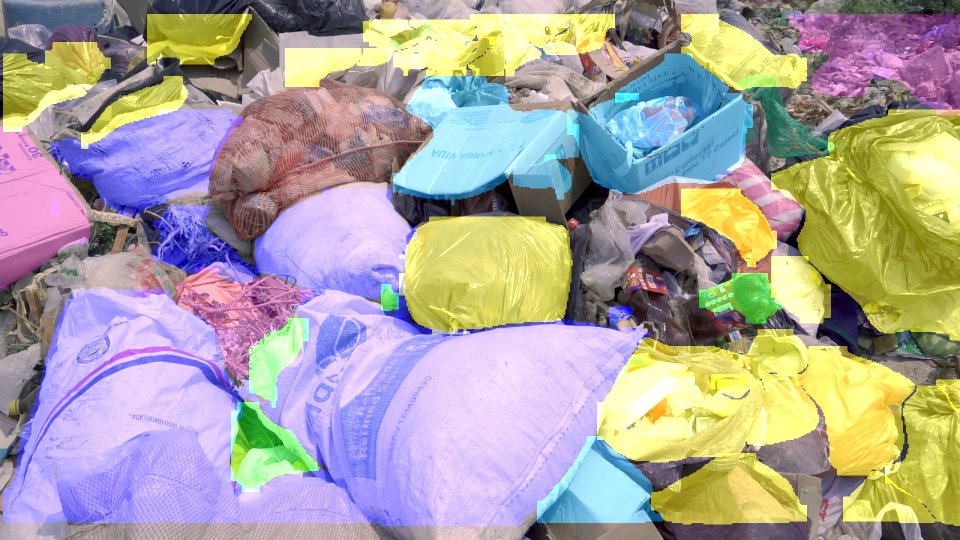
#> input picture assets/sample-frame.png, 1920 x 1080 px (shown at 1/2 size)
$ python -i utils.py   (imports and definitions only)
#> lines starting #> are read from the running program, lines starting #| are printed output that depends on the picture
import cv2
import numpy as np
import json
import os
import time

CLASS_COLORS = {
    "cardboard": (255, 165, 0),
    "plastic bag": (0, 255, 255),
    "plastic bottle": (0, 255, 0),
    "trash": (255, 0, 0),
    "tree": (128, 0, 128)
}

def draw_segmentation_mask(frame, result):
    if result.masks is None or result.boxes is None:
        return frame, []

    masks = result.masks.data.cpu().numpy()
    classes = result.boxes.cls.cpu().numpy().astype(int)
    names = result.names
    detected_items = []

    for mask, cls in zip(masks, classes):
        name = names[cls]
        color = CLASS_COLORS.get(name, (255, 255, 255))

        # Create colored mask
        mask_resized = cv2.resize(mask, (frame.shape[1], frame.shape[0]))
        binary_mask = (mask_resized > 0.5).astype(np.uint8)
        colored_mask = np.stack([binary_mask * c for c in color], axis=-1)
        frame = cv2.addWeighted(frame, 1.0, colored_mask.astype(np.uint8), 0.5, 0)

        # Draw class name label
        moments = cv2.moments(binary_mask)
        if moments["m00"] != 0:
            cx = int(moments["m10"] / moments["m00"])
            cy = int(moments["m01"] / moments["m00"])
            cv2.putText(frame, name, (cx, cy), cv2.FONT_HERSHEY_SIMPLEX, 0.6, color, 2)

        detected_items.append(name)

    return frame, detected_items

def log_detection(path, frame_no, items):
    log_data = []
    if os.path.exists(path):
        with open(path) as f:
            try: log_data = json.load(f)
            except: log_data = []

    log_data.append({
        "frame": frame_no,
        "detected_items": items,
        "timestamp": time.time()
    })

    with open(path, "w") as f:
        json.dump(log_data, f, indent=2)

>>> import cv2
>>> picture = cv2.imread('assets/sample-frame.png', cv2.IMREAD_GRAYSCALE)
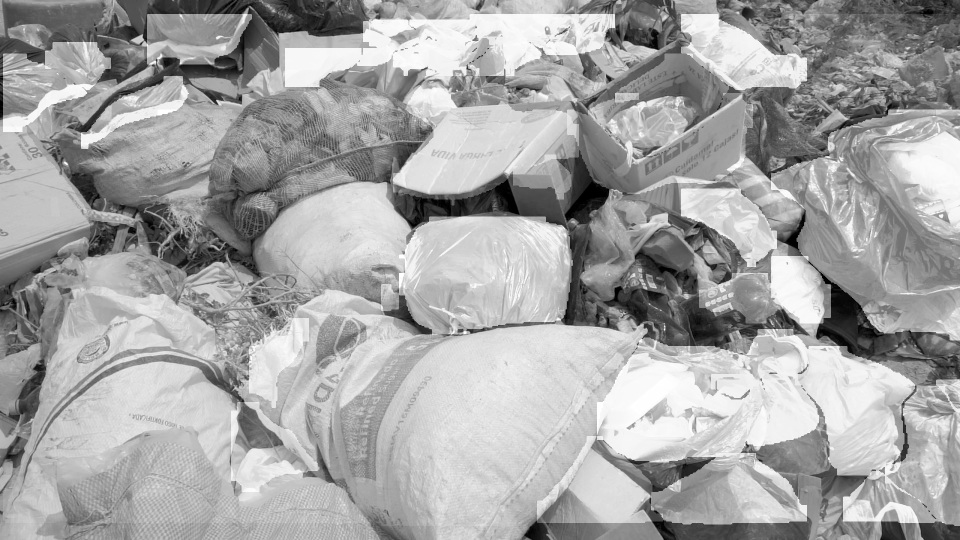
#> picture: shape (1080, 1920) (shown at 1/2 size); min 0, max 255, mean 164.7
>>> result = draw_segmentation_mask(picture, 'out.png')
#> (the run stopped early here; a loop or call above may not have finished)
